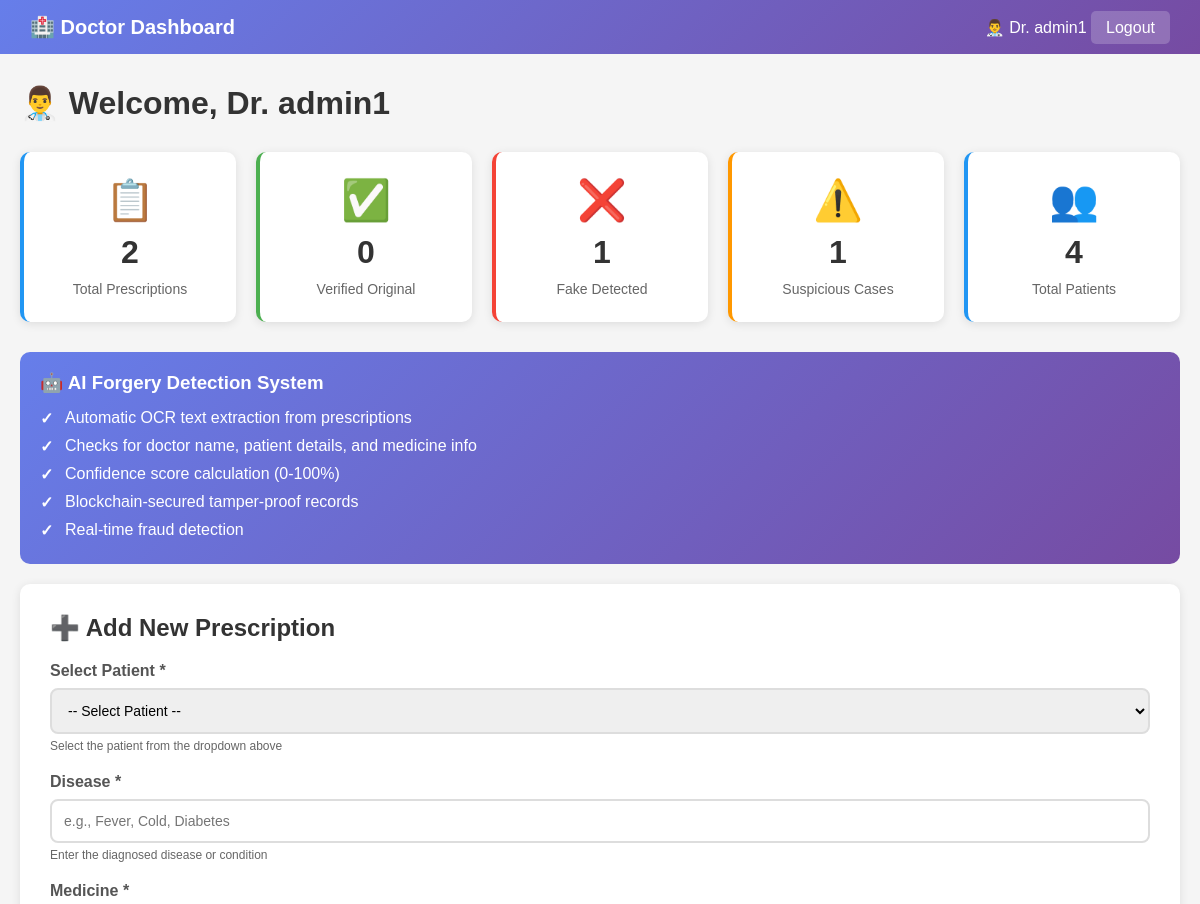
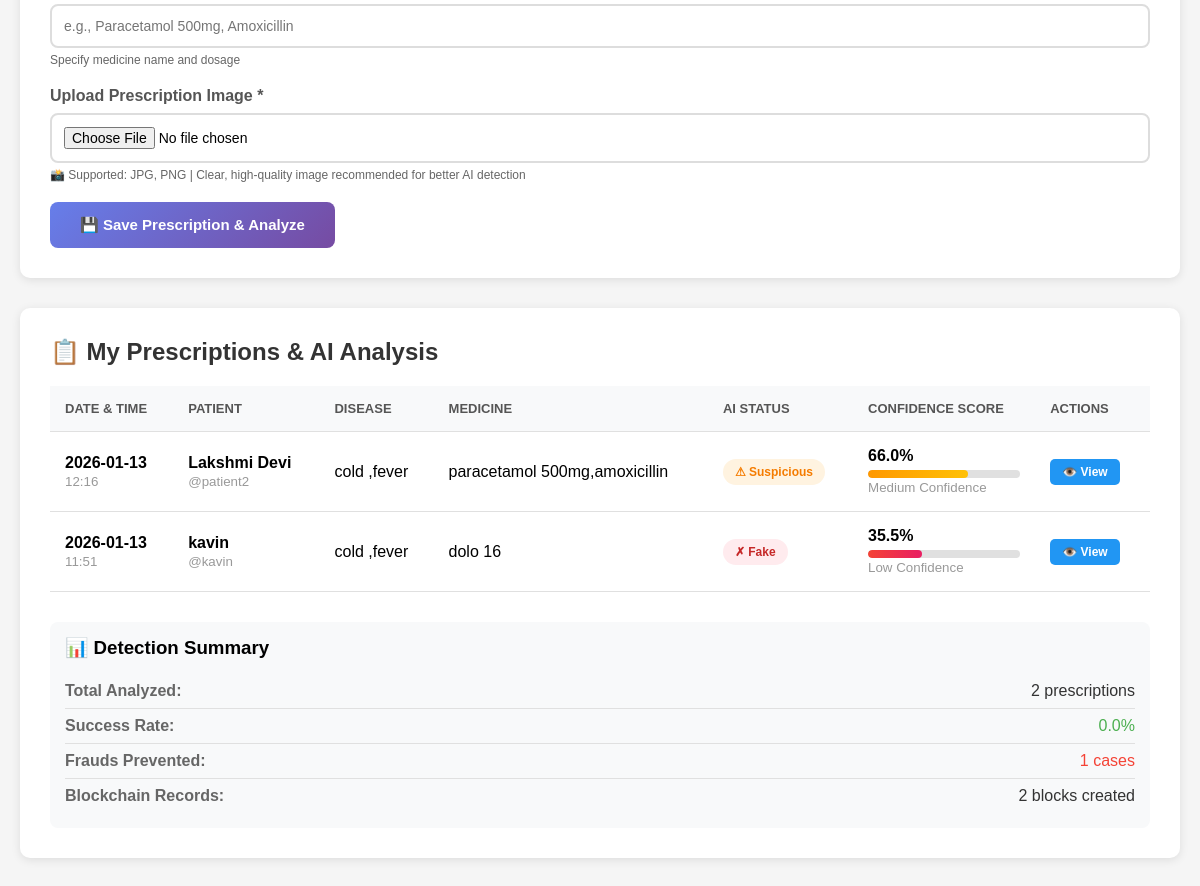
Page /doctor (signed in) on the committed database (2 pictures, top to bottom).
### tables this page shows
CREATE TABLE treatments(
        id INTEGER PRIMARY KEY AUTOINCREMENT,
        patient_id INTEGER,
        doctor_id INTEGER,
        disease TEXT,
        symptoms TEXT,
        medicine TEXT,
        dosage TEXT,
        duration TEXT,
        prescription_file TEXT,
        hash TEXT,
        status TEXT,
        confidence_score REAL,
        qr_code TEXT,
        created_at TIMESTAMP DEFAULT CURRENT_TIMESTAMP,
        FOREIGN KEY(patient_id) REFERENCES users(id),
        FOREIGN KEY(doctor_id) REFERENCES users(id)
    );

CREATE TABLE users(
        id INTEGER PRIMARY KEY AUTOINCREMENT,
        username TEXT UNIQUE NOT NULL,
        password TEXT NOT NULL,
        role TEXT NOT NULL,
        full_name TEXT,
        email TEXT,
        phone TEXT,
        created_at TIMESTAMP DEFAULT CURRENT_TIMESTAMP,
        is_verified INTEGER DEFAULT 0,
        is_blocked INTEGER DEFAULT 0
    );

### app.py (the view, shortened to what this page needs)
@app.route("/doctor", methods=["GET","POST"])
def doctor():
    if 'user_id' not in session or session['role'] != "Doctor":
        return redirect("/")
    conn = get_db()
    treatments = conn.execute("""SELECT t.*, u.username, u.full_name
                                FROM treatments t
                                JOIN users u ON t.patient_id = u.id
                                WHERE t.doctor_id = ?
                                ORDER BY t.created_at DESC""",
                             (session['user_id'],)).fetchall()
    patients = conn.execute("SELECT id, username, full_name FROM users WHERE role='Patient'").fetchall()
    conn.close()
    return render_template("doctor.html", treatments=treatments, patients=patients)

### app.py (called while the page is built)
def get_db():
    conn = sqlite3.connect("database.db")
    conn.row_factory = sqlite3.Row
    return conn

### templates/doctor.html (shortened to what this page needs)
<!DOCTYPE html>
<html lang="en">
<head>
</head>
<body>
    <div class="navbar">
        <h2>🏥 Doctor Dashboard</h2>
        <div>
            <span>👨‍⚕️ Dr. {{ session.full_name }}</span>
            <a href="/logout">Logout</a>
        </div>
    </div>
    <div class="container">
        <h1 style="margin-bottom: 30px; color: #333;">👨‍⚕️ Welcome, Dr. {{ session.full_name }}</h1>
        <div class="stats-grid">
            <div class="stat-card blue">
                <div class="stat-icon">📋</div>
                <div class="stat-value">{{ treatments|length }}</div>
                <div class="stat-label">Total Prescriptions</div>
            </div>
            <div class="stat-card green">
                <div class="stat-icon">✅</div>
                <div class="stat-value">
                    {% set original = treatments|selectattr('status', 'equalto', 'Original')|list|length %}
                    {{ original }}
                </div>
                <div class="stat-label">Verified Original</div>
            </div>
            <div class="stat-card red">
                <div class="stat-icon">❌</div>
                <div class="stat-value">
                    {% set fake = treatments|selectattr('status', 'equalto', 'Fake')|list|length %}
                    {{ fake }}
                </div>
                <div class="stat-label">Fake Detected</div>
            </div>
            <div class="stat-card yellow">
                <div class="stat-icon">⚠️</div>
                <div class="stat-value">
                    {% set suspicious = treatments|selectattr('status', 'equalto', 'Suspicious')|list|length %}
                    {{ suspicious }}
                </div>
                <div class="stat-label">Suspicious Cases</div>
            </div>
            <div class="stat-card blue">
                <div class="stat-icon">👥</div>
                <div class="stat-value">{{ patients|length }}</div>
                <div class="stat-label">Total Patients</div>
            </div>
        </div>
        <div class="ai-info">
            <h3>🤖 AI Forgery Detection System</h3>
            <ul>
                <li>Automatic OCR text extraction from prescriptions</li>
                <li>Checks for doctor name, patient details, and medicine info</li>
                <li>Confidence score calculation (0-100%)</li>
                <li>Blockchain-secured tamper-proof records</li>
                <li>Real-time fraud detection</li>
            </ul>
        </div>
        <div class="card">
            <h2>➕ Add New Prescription</h2>
            <form method="POST" enctype="multipart/form-data">
                <div class="form-group">
                    <label>Select Patient *</label>
                    <select name="patient_id" required>
                        <option value="">-- Select Patient --</option>
                    </select>
                    {% if not patients %}
                    <p class="form-hint" style="color: #f57c00;">
                        ⚠️ No patients registered yet. Ask patients to register first!
                    </p>
                    {% else %}
                    <p class="form-hint">
                        Select the patient from the dropdown above
                    </p>
                    {% endif %}
                </div>
                <div class="form-group">
                    <label>Disease *</label>
                    <input type="text" name="disease" placeholder="e.g., Fever, Cold, Diabetes" required>
                    <p class="form-hint">Enter the diagnosed disease or condition</p>
                </div>
                <div class="form-group">
                    <label>Medicine *</label>
                    <input type="text" name="medicine" placeholder="e.g., Paracetamol 500mg, Amoxicillin" required>
                    <p class="form-hint">Specify medicine name and dosage</p>
                </div>
                <div class="form-group">
                    <label>Upload Prescription Image *</label>
                    <input type="file" name="prescription" accept="image/*" required>
                    <p class="form-hint">
                        📸 Supported: JPG, PNG | Clear, high-quality image recommended for better AI detection
                    </p>
                </div>
                <button type="submit">💾 Save Prescription & Analyze</button>
            </form>
        </div>
        <div class="card">
            <h2>📋 My Prescriptions & AI Analysis</h2>
            {% if treatments %}
            <table>
                <thead>
                    <tr>
                        <th>Date & Time</th>
                        <th>Patient</th>
                        <th>Disease</th>
                        <th>Medicine</th>
                        <th>AI Status</th>
                        <th>Confidence Score</th>
                        <th>Actions</th>
                    </tr>
                </thead>
                <tbody>
                    {% for t in treatments %}
                    <tr>
                        <td>
                            <strong>{{ t.created_at[:10] }}</strong><br>
                            <small style="color: #999;">{{ t.created_at[11:16] }}</small>
                        </td>
                        <td>
                            <strong>{{ t.full_name }}</strong><br>
                            <small style="color: #999;">@{{ t.username }}</small>
                        </td>
                        <td>{{ t.disease }}</td>
                        <td>{{ t.medicine }}</td>
                        <td>
                            <span class="badge badge-{{ t.status.lower() }}">
                                {% if t.status == 'Original' %}
                                    ✓ {{ t.status }}
                                {% elif t.status == 'Fake' %}
                                    ✗ {{ t.status }}
                                {% else %}
                                    ⚠ {{ t.status }}
                                {% endif %}
                            </span>
                        </td>
                        <td>
                            <div>
                                <strong>{{ "%.1f"|format(t.confidence_score) }}%</strong>
                            </div>
                            <div class="confidence-bar">
                                {% if t.confidence_score >= 70 %}
                                <div class="confidence-fill confidence-high" style="width: {{ t.confidence_score }}%"></div>
                                {% elif t.confidence_score >= 40 %}
                                <div class="confidence-fill confidence-medium" style="width: {{ t.confidence_score }}%"></div>
                                {% else %}
                                <div class="confidence-fill confidence-low" style="width: {{ t.confidence_score }}%"></div>
                                {% endif %}
                            </div>
                            <small style="color: #999;">
                                {% if t.confidence_score >= 70 %}
                                    High Confidence
                                {% elif t.confidence_score >= 40 %}
                                    Medium Confidence
                                {% else %}
                                    Low Confidence
                                {% endif %}
                            </small>
                        </td>
                        <td>
                            <button class="btn-action btn-view" onclick="viewDetails({{ t.id }})">
                                👁️ View
                            </button>
                        </td>
                    </tr>
                    {% endfor %}
                </tbody>
            </table>
            <div class="treatment-details" style="margin-top: 30px;">
                <h3 style="margin-bottom: 15px;">📊 Detection Summary</h3>
                <div class="detail-row">
                    <span class="detail-label">Total Analyzed:</span>
                    <span class="detail-value">{{ treatments|length }} prescriptions</span>
                </div>
                <div class="detail-row">
                    <span class="detail-label">Success Rate:</span>
                    <span class="detail-value" style="color: #4CAF50;">
                        {% set original = treatments|selectattr('status', 'equalto', 'Original')|list|length %}
                        {% if treatments|length > 0 %}
                        {{ "%.1f"|format((original / treatments|length) * 100) }}%
                        {% else %}
                        0%
                        {% endif %}
                    </span>
                </div>
                <div class="detail-row">
                    <span class="detail-label">Frauds Prevented:</span>
                    <span class="detail-value" style="color: #f44336;">
                        {% set fake = treatments|selectattr('status', 'equalto', 'Fake')|list|length %}
                        {{ fake }} cases
                    </span>
                </div>
                <div class="detail-row">
                    <span class="detail-label">Blockchain Records:</span>
                    <span class="detail-value">{{ treatments|length }} blocks created</span>
                </div>
            </div>
            {% endif %}
        </div>
    </div>
</body>
</html>

### templates/doctor.html (style rules this page uses)
* { margin: 0; padding: 0; box-sizing: border-box; }
body { font-family: Arial, sans-serif; background: #f5f5f5; }
.navbar { background: linear-gradient(135deg, #667eea 0%, #764ba2 100%); color: white; padding: 15px 30px; display: flex; justify-content: space-between; align-items: center; }
.navbar h2 { font-size: 20px; }
.navbar a { color: white; text-decoration: none; padding: 8px 15px; background: rgba(255,255,255,0.2); border-radius: 5px; }
.container { max-width: 1400px; margin: 30px auto; padding: 0 20px; }
.stats-grid { display: grid; grid-template-columns: repeat(auto-fit, minmax(200px, 1fr)); gap: 20px; margin-bottom: 30px; }
.stat-card { background: white; padding: 25px; border-radius: 10px; box-shadow: 0 2px 10px rgba(0,0,0,0.1); text-align: center; }
.stat-icon { font-size: 40px; margin-bottom: 10px; }
.stat-value { font-size: 32px; font-weight: bold; color: #333; margin: 10px 0; }
.stat-label { color: #666; font-size: 14px; }
.stat-card.blue { border-left: 4px solid #2196F3; }
.stat-card.green { border-left: 4px solid #4CAF50; }
.stat-card.red { border-left: 4px solid #f44336; }
.stat-card.yellow { border-left: 4px solid #FF9800; }
.card { background: white; padding: 30px; border-radius: 10px; box-shadow: 0 2px 10px rgba(0,0,0,0.1); margin-bottom: 30px; }
.card h2 { margin-bottom: 20px; color: #333; display: flex; align-items: center; gap: 10px; }
.form-group { margin-bottom: 20px; }
label { display: block; margin-bottom: 8px; font-weight: bold; color: #555; }
input, textarea, select { width: 100%; padding: 12px; border: 2px solid #ddd; border-radius: 8px; font-size: 14px; transition: border 0.3s; }
.form-hint { color: #666; font-size: 12px; margin-top: 5px; }
button { padding: 14px 30px; background: linear-gradient(135deg, #667eea 0%, #764ba2 100%); color: white; border: none; border-radius: 8px; font-weight: bold; font-size: 15px; cursor: pointer; transition: transform 0.2s; }
table { width: 100%; border-collapse: collapse; margin-top: 20px; }
th, td { padding: 15px; text-align: left; border-bottom: 1px solid #e0e0e0; }
th { background: #f8f9fa; font-weight: bold; color: #555; font-size: 13px; text-transform: uppercase; }
.badge { padding: 6px 12px; border-radius: 20px; font-size: 12px; font-weight: bold; display: inline-block; }
.badge-fake { background: #ffebee; color: #c62828; }
.badge-suspicious { background: #fff3e0; color: #f57c00; }
.confidence-bar { width: 100%; height: 8px; background: #e0e0e0; border-radius: 10px; overflow: hidden; margin-top: 5px; }
.confidence-fill { height: 100%; border-radius: 10px; transition: width 0.3s; }
.confidence-medium { background: linear-gradient(90deg, #FF9800, #FFC107); }
.confidence-low { background: linear-gradient(90deg, #f44336, #E91E63); }
.treatment-details { background: #f8f9fa; padding: 15px; border-radius: 8px; margin-top: 10px; }
.detail-row { display: flex; justify-content: space-between; padding: 8px 0; border-bottom: 1px solid #e0e0e0; }
.detail-row:last-child { border-bottom: none; }
.detail-label { font-weight: bold; color: #666; }
.detail-value { color: #333; }
.btn-action { padding: 6px 12px; border: none; border-radius: 5px; cursor: pointer; font-size: 12px; font-weight: bold; margin-right: 5px; }
.btn-view { background: #2196F3; color: white; }
.ai-info { background: linear-gradient(135deg, #667eea 0%, #764ba2 100%); color: white; padding: 20px; border-radius: 10px; margin-bottom: 20px; }
.ai-info h3 { margin-bottom: 10px; }
.ai-info ul { list-style: none; padding-left: 0; }
.ai-info li { padding: 5px 0; padding-left: 25px; position: relative; }
.ai-info li:before { content: "✓"; position: absolute; left: 0; font-weight: bold; }

### rows in the picture
treatments: created_at "2026-01-13", created_at "12:16", full_name "Lakshmi Devi", username "patient2", disease "cold ,fever", medicine "paracetamol 500mg,amoxicillin", status "Suspicious", confidence_score "66.0", shows "Medium Confidence"
treatments: created_at "2026-01-13", created_at "11:51", full_name "kavin", username "kavin", disease "cold ,fever", medicine "dolo 16", status "Fake", confidence_score "35.5", shows "Low Confidence"

### other values in the picture
{{ session.full_name }} "admin1"
{{ treatments|length }} "2"
{{ original }} "0"
{{ fake }} "1"
{{ suspicious }} "1"
{{ patients|length }} "4"
{{ "%.1f"|format((original / treatments|length) * 100) }} "0.0"
